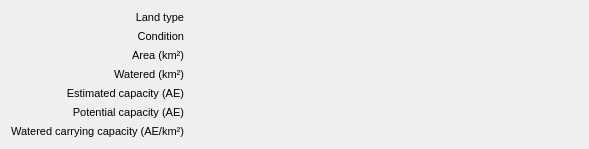
<?xml version="1.0" encoding="UTF-8"?>
<ui version="4.0">
 <class>Form</class>
 <widget class="QWidget" name="Form">
  <property name="geometry">
   <rect>
    <x>0</x>
    <y>0</y>
    <width>589</width>
    <height>134</height>
   </rect>
  </property>
  <property name="windowTitle">
   <string>Form</string>
  </property>
  <layout class="QVBoxLayout" name="verticalLayout">
   <item>
    <layout class="QGridLayout" name="gridLayout">
     <property name="sizeConstraint">
      <enum>QLayout::SetMaximumSize</enum>
     </property>
     <item row="6" column="0">
      <widget class="QLabel" name="potentialCapacityLabel">
       <property name="sizePolicy">
        <sizepolicy hsizetype="Minimum" vsizetype="Minimum">
         <horstretch>0</horstretch>
         <verstretch>0</verstretch>
        </sizepolicy>
       </property>
       <property name="font">
        <font>
         <pointsize>8</pointsize>
        </font>
       </property>
       <property name="text">
        <string notr="true">Potential capacity (AE)</string>
       </property>
       <property name="alignment">
        <set>Qt::AlignRight|Qt::AlignTrailing|Qt::AlignVCenter</set>
       </property>
      </widget>
     </item>
     <item row="2" column="0">
      <widget class="QLabel" name="conditionTypeLabel">
       <property name="sizePolicy">
        <sizepolicy hsizetype="Minimum" vsizetype="Minimum">
         <horstretch>0</horstretch>
         <verstretch>0</verstretch>
        </sizepolicy>
       </property>
       <property name="font">
        <font>
         <pointsize>8</pointsize>
        </font>
       </property>
       <property name="text">
        <string notr="true">Condition</string>
       </property>
       <property name="alignment">
        <set>Qt::AlignRight|Qt::AlignTrailing|Qt::AlignVCenter</set>
       </property>
      </widget>
     </item>
     <item row="4" column="0">
      <widget class="QLabel" name="wateredAreaLabel">
       <property name="sizePolicy">
        <sizepolicy hsizetype="Minimum" vsizetype="Minimum">
         <horstretch>0</horstretch>
         <verstretch>0</verstretch>
        </sizepolicy>
       </property>
       <property name="font">
        <font>
         <pointsize>8</pointsize>
        </font>
       </property>
       <property name="text">
        <string notr="true">Watered (km²)</string>
       </property>
       <property name="alignment">
        <set>Qt::AlignRight|Qt::AlignTrailing|Qt::AlignVCenter</set>
       </property>
      </widget>
     </item>
     <item row="7" column="1">
      <widget class="FormattedValue" name="estimatedCapacityPerAreaText">
       <property name="sizePolicy">
        <sizepolicy hsizetype="Expanding" vsizetype="Minimum">
         <horstretch>0</horstretch>
         <verstretch>0</verstretch>
        </sizepolicy>
       </property>
       <property name="font">
        <font>
         <pointsize>8</pointsize>
        </font>
       </property>
       <property name="text">
        <string/>
       </property>
      </widget>
     </item>
     <item row="3" column="1">
      <widget class="FormattedValue" name="areaText">
       <property name="sizePolicy">
        <sizepolicy hsizetype="Expanding" vsizetype="Minimum">
         <horstretch>0</horstretch>
         <verstretch>0</verstretch>
        </sizepolicy>
       </property>
       <property name="font">
        <font>
         <pointsize>8</pointsize>
        </font>
       </property>
       <property name="text">
        <string/>
       </property>
      </widget>
     </item>
     <item row="6" column="1">
      <widget class="FormattedValue" name="potentialCapacityText">
       <property name="sizePolicy">
        <sizepolicy hsizetype="Expanding" vsizetype="Minimum">
         <horstretch>0</horstretch>
         <verstretch>0</verstretch>
        </sizepolicy>
       </property>
       <property name="font">
        <font>
         <pointsize>8</pointsize>
        </font>
       </property>
       <property name="text">
        <string/>
       </property>
      </widget>
     </item>
     <item row="3" column="0">
      <widget class="QLabel" name="areaLabel">
       <property name="sizePolicy">
        <sizepolicy hsizetype="Minimum" vsizetype="Minimum">
         <horstretch>0</horstretch>
         <verstretch>0</verstretch>
        </sizepolicy>
       </property>
       <property name="font">
        <font>
         <pointsize>8</pointsize>
        </font>
       </property>
       <property name="text">
        <string notr="true">Area (km²)</string>
       </property>
       <property name="alignment">
        <set>Qt::AlignRight|Qt::AlignTrailing|Qt::AlignVCenter</set>
       </property>
      </widget>
     </item>
     <item row="1" column="0">
      <widget class="QLabel" name="landTypeNameLabel">
       <property name="sizePolicy">
        <sizepolicy hsizetype="Minimum" vsizetype="Minimum">
         <horstretch>0</horstretch>
         <verstretch>0</verstretch>
        </sizepolicy>
       </property>
       <property name="font">
        <font>
         <pointsize>8</pointsize>
        </font>
       </property>
       <property name="text">
        <string notr="true">Land type</string>
       </property>
       <property name="alignment">
        <set>Qt::AlignRight|Qt::AlignTrailing|Qt::AlignVCenter</set>
       </property>
      </widget>
     </item>
     <item row="1" column="1">
      <widget class="FormattedValue" name="landTypeNameText">
       <property name="sizePolicy">
        <sizepolicy hsizetype="Expanding" vsizetype="Minimum">
         <horstretch>0</horstretch>
         <verstretch>0</verstretch>
        </sizepolicy>
       </property>
       <property name="font">
        <font>
         <pointsize>8</pointsize>
        </font>
       </property>
       <property name="text">
        <string/>
       </property>
      </widget>
     </item>
     <item row="5" column="1">
      <widget class="FormattedValue" name="estimatedCapacityText">
       <property name="sizePolicy">
        <sizepolicy hsizetype="Expanding" vsizetype="Minimum">
         <horstretch>0</horstretch>
         <verstretch>0</verstretch>
        </sizepolicy>
       </property>
       <property name="font">
        <font>
         <pointsize>8</pointsize>
        </font>
       </property>
       <property name="text">
        <string/>
       </property>
      </widget>
     </item>
     <item row="7" column="0">
      <widget class="QLabel" name="estimatedCapacityPerAreaLabel">
       <property name="sizePolicy">
        <sizepolicy hsizetype="Minimum" vsizetype="Minimum">
         <horstretch>0</horstretch>
         <verstretch>0</verstretch>
        </sizepolicy>
       </property>
       <property name="font">
        <font>
         <pointsize>8</pointsize>
        </font>
       </property>
       <property name="text">
        <string notr="true">Watered carrying capacity (AE/km²)</string>
       </property>
       <property name="alignment">
        <set>Qt::AlignRight|Qt::AlignTrailing|Qt::AlignVCenter</set>
       </property>
      </widget>
     </item>
     <item row="5" column="0">
      <widget class="QLabel" name="estimatedCapacityLabel">
       <property name="sizePolicy">
        <sizepolicy hsizetype="Minimum" vsizetype="Minimum">
         <horstretch>0</horstretch>
         <verstretch>0</verstretch>
        </sizepolicy>
       </property>
       <property name="font">
        <font>
         <pointsize>8</pointsize>
        </font>
       </property>
       <property name="text">
        <string notr="true">Estimated capacity (AE)</string>
       </property>
       <property name="alignment">
        <set>Qt::AlignRight|Qt::AlignTrailing|Qt::AlignVCenter</set>
       </property>
      </widget>
     </item>
     <item row="2" column="1">
      <widget class="FormattedValue" name="conditionTypeText">
       <property name="sizePolicy">
        <sizepolicy hsizetype="Expanding" vsizetype="Minimum">
         <horstretch>0</horstretch>
         <verstretch>0</verstretch>
        </sizepolicy>
       </property>
       <property name="font">
        <font>
         <pointsize>8</pointsize>
        </font>
       </property>
       <property name="text">
        <string/>
       </property>
      </widget>
     </item>
     <item row="4" column="1">
      <widget class="FormattedValue" name="wateredAreaText">
       <property name="sizePolicy">
        <sizepolicy hsizetype="Expanding" vsizetype="Minimum">
         <horstretch>0</horstretch>
         <verstretch>0</verstretch>
        </sizepolicy>
       </property>
       <property name="font">
        <font>
         <pointsize>8</pointsize>
        </font>
       </property>
       <property name="text">
        <string/>
       </property>
      </widget>
     </item>
    </layout>
   </item>
  </layout>
 </widget>
 <customwidgets>
  <customwidget>
   <class>FormattedValue</class>
   <extends>QLabel</extends>
   <header>mlapp/src/widgets/details/formatted_value</header>
  </customwidget>
 </customwidgets>
 <resources/>
 <connections/>
</ui>
